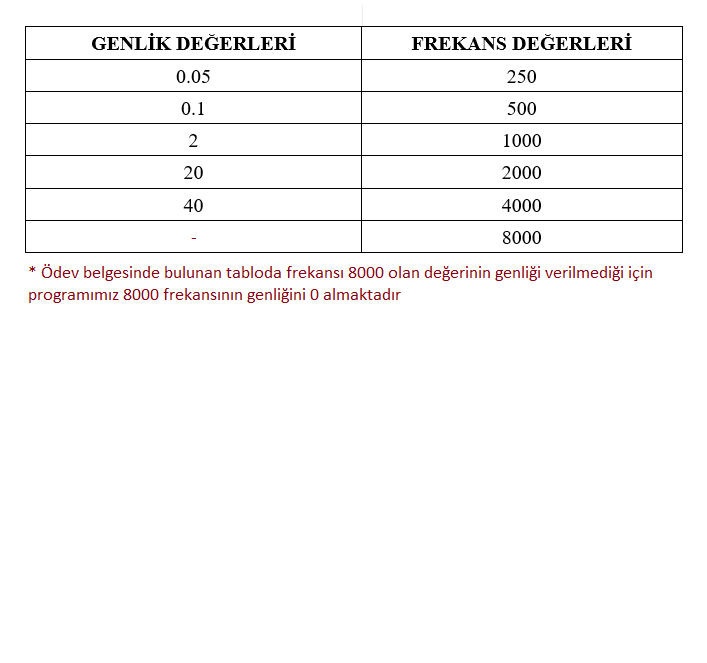
#> input picture grup ödevi 2/4_ODEV2_AKTAS_BATUR_TOSUN/reset.png, 707 x 663 px, found by its file name
$ python odev2.py
#> lines starting #> are read from the running program, lines starting #| are printed output that depends on the picture
import numpy as np
import matplotlib.pyplot as plt
from matplotlib.widgets import Button
import pyaudio
import os

# 1x2 boyutlarında bir subplot oluştur ve boyutunu ayarla.
# bunu yapmamızın sebebi grafiği ekrana düzgün bir şekilde yerleştirebilmek.
fig, axs = plt.subplots(nrows=1, ncols=2, figsize=(12, 6))

ax = axs[0]
ax.set_xlim([0, 9])

# x eksenindeki etiketler için kullanılacak değerleri tanımla.
# frekans değerlerini x eksenine yerleştir.
x = [0, 1, 2, 3, 4, 5, 6, 7]
x_labels = [0, 250, 500, 1000, 2000, 4000, 8000, 0]

ax.set_xticks(x)
ax.set_xticklabels(x_labels)

# x ve y değerlerini tanımla ve çizgi grafiği oluştur.
x = np.linspace(1, 6, 6)
y = np.array([0.05, 0.1, 2, 20, 40, 0])
line, = ax.plot(x, y, 'o-', markersize=10)

# Sinyal örneklerinin uzunluğunu belirle
uzunluk = 3000
# sinyaller için zaman aralıklarını ve sinyal örneklerini oluştur.
sestime1 = np.arange(0, uzunluk/x_labels[1], 1/44150)
sessignal1 = y[0] * np.sin(2*np.pi*x_labels[1]*sestime1)
sestime2 = np.arange(0, uzunluk/x_labels[2], 1/44150)
sessignal2 = y[1] * np.sin(2*np.pi*x_labels[2]*sestime2)
sestime3 = np.arange(0, uzunluk/x_labels[3], 1/44150)
sessignal3 = y[2] * np.sin(2*np.pi*x_labels[3]*sestime3)
sestime4 = np.arange(0, uzunluk/x_labels[4], 1/44150)
sessignal4 = y[3] * np.sin(2*np.pi*x_labels[4]*sestime4)
sestime5 = np.arange(0, uzunluk/x_labels[5], 1/44150)
sessignal5 = y[4] * np.sin(2*np.pi*x_labels[5]*sestime5)
sestime6 = np.arange(0, uzunluk/x_labels[6], 1/44150)
sessignal6 = y[5] * np.sin(2*np.pi*x_labels[6]*sestime6)

# bu fonksiyon grafik değiştirildikçe çağırılarak sinyallerin güncellenmesini sağlar.
# [50 lines left out: functions update_signal, update_plot, on_press, on_motion, on_release, not called in this run]

# Buton olaylarını dinleyeceğimiz bağlantıları tanımlıyoruz.
cid_press = fig.canvas.mpl_connect('button_press_event', on_press)
cid_motion = fig.canvas.mpl_connect('motion_notify_event', on_motion)
cid_release = fig.canvas.mpl_connect('button_release_event', on_release)

# Şu anda hangi noktanın sürüklendiğini takip etmek için kullanılan değişkeni None olarak ayarlıyoruz.
currently_dragging = None

# varsayılan ayarlara dönmek için kullanılan fonksiyon.
#varsayılan ayarlar, ödev dosyasında belirlenen değerlerdir.
# [4 lines left out: function reset, not called in this run]

ax.grid()

# ses sinyallerini çalmak için kullandığımız fonksiyon.
# [18 lines left out: functions play_sound, button_callback, not called in this run]

# Diğer buton ve çeşitli görsel düzenlemeler

ax_button = plt.axes([0.56, 0.2, 0.1, 0.1])
button = Button(ax_button, "Toplamını Dinle")
button.on_clicked(button_callback)

ax_button2 = plt.axes([0.56, 0.45, 0.2, 0.05])
button2 = Button(ax_button2, "Varsayılan ayarlara dön")
button2.on_clicked(reset)

# Second plot
ax2 = axs[1]
ax2.axis('off')
dosya_yolu = os.path.dirname(os.path.abspath(__file__))
dosya_adi = dosya_yolu + '\\reset.png'
img = plt.imread(dosya_adi)
#> img is the input picture: shape (663, 707, 4) float32; mean R, G, B, A 0.976, 0.973, 0.973, 1
ax2.imshow(img)

# Adding labels

text25 = ax2.text(0., 700, "0.05", fontsize=12, ha='center')

def button_callsignal(event, signal):

    play_sound(signal)


ax_button = plt.axes([0.521, 0.05, 0.05, 0.05])
buttons1 = Button(ax_button, "-1-")
buttons1.on_clicked(lambda event: button_callsignal(event, sessignal1))

ax_button = plt.axes([0.597, 0.05, 0.05, 0.05])
buttons2 = Button(ax_button, "-2-")
buttons2.on_clicked(lambda event: button_callsignal(event, sessignal2))

ax_button = plt.axes([0.673, 0.05, 0.05, 0.05])
buttons3 = Button(ax_button, "-3-")
buttons3.on_clicked(lambda event: button_callsignal(event, sessignal3))

ax_button = plt.axes([0.749, 0.05, 0.05, 0.05])
buttons4 = Button(ax_button, "-4-")
buttons4.on_clicked(lambda event: button_callsignal(event, sessignal4))

ax_button = plt.axes([0.825, 0.05, 0.05, 0.05])
buttons5 = Button(ax_button, "-5-")
buttons5.on_clicked(lambda event: button_callsignal(event, sessignal5))

ax_button = plt.axes([0.901, 0.05, 0.05, 0.05])
buttons6 = Button(ax_button, "-6-")
buttons6.on_clicked(lambda event: button_callsignal(event, sessignal6))

text50 = ax2.text(150, 700, "0.1", fontsize=12, ha='center')
text100 = ax2.text(300, 700, "2", fontsize=12, ha='center')
text200 = ax2.text(450, 700, "20", fontsize=12, ha='center')
text400 = ax2.text(600, 700, "40", fontsize=12, ha='center')
text800 = ax2.text(750, 700, "0", fontsize=12, ha='center')
textler = [text25,text50,text100,text200,text400,text800]

# grafiği göster.
plt.show()
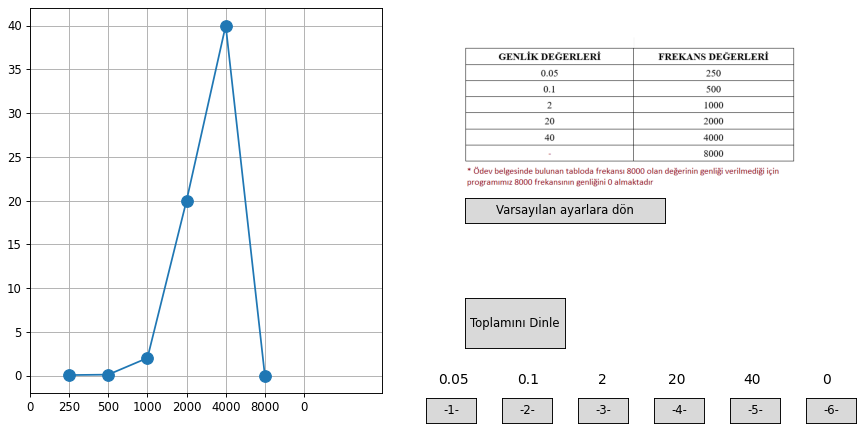
#> figure drawn by matplotlib, 2 panels
